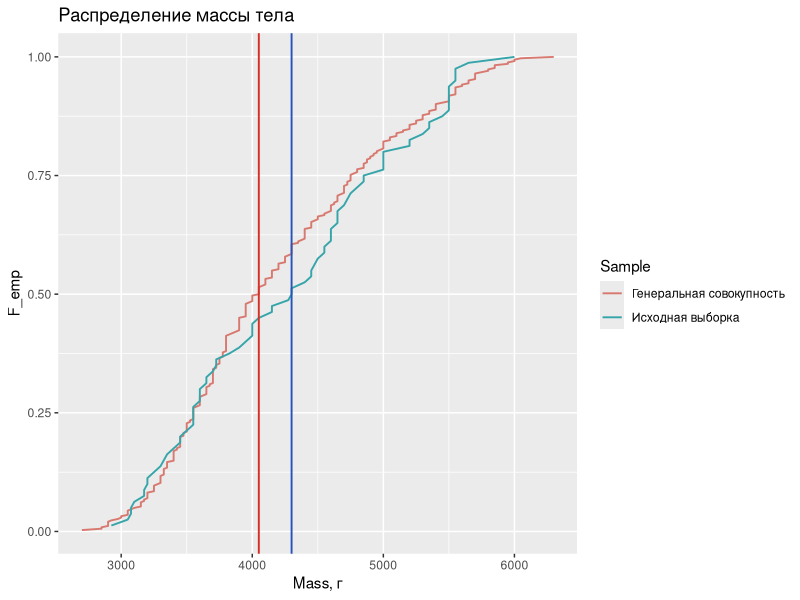
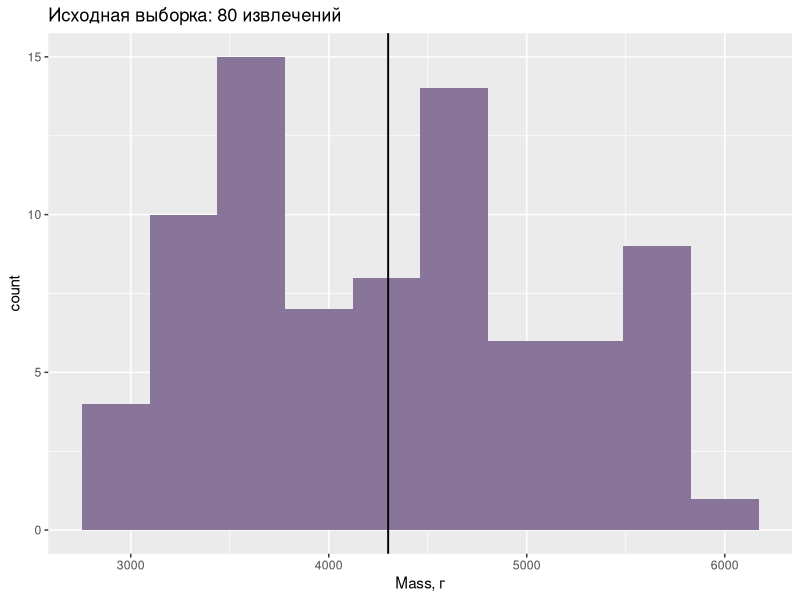
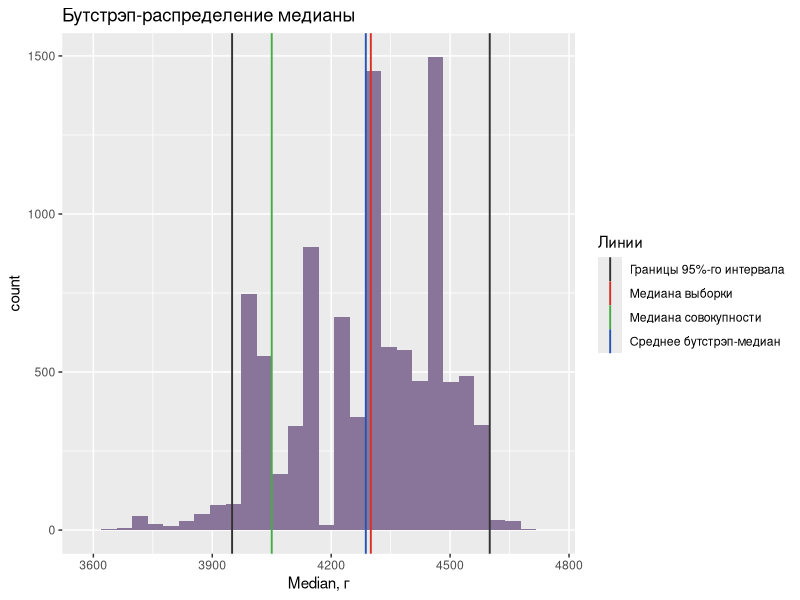
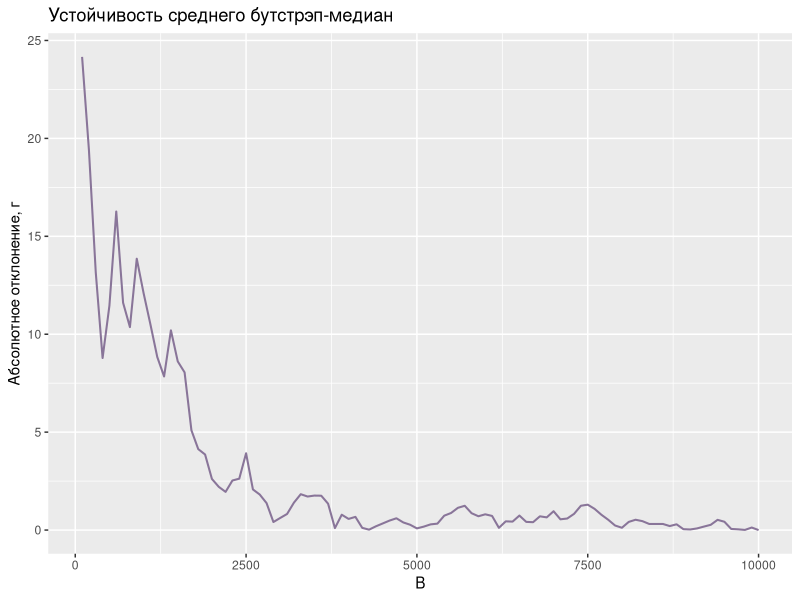
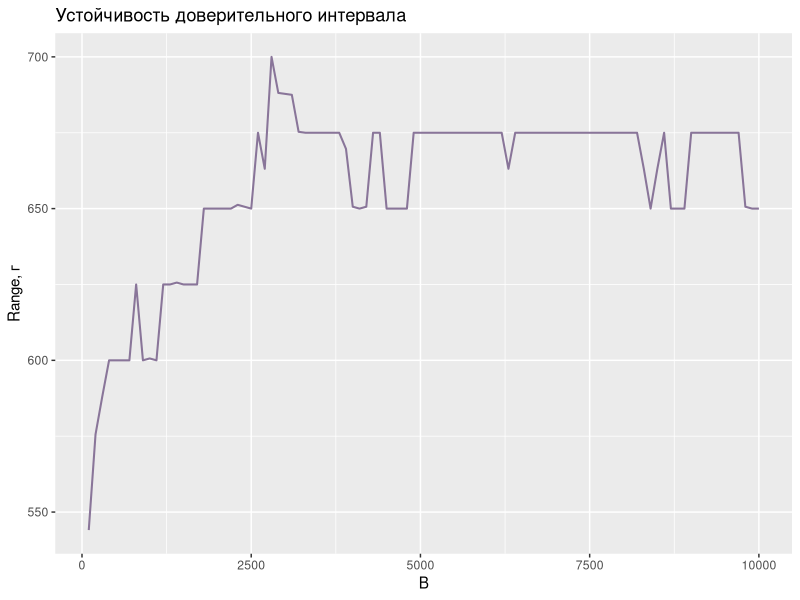
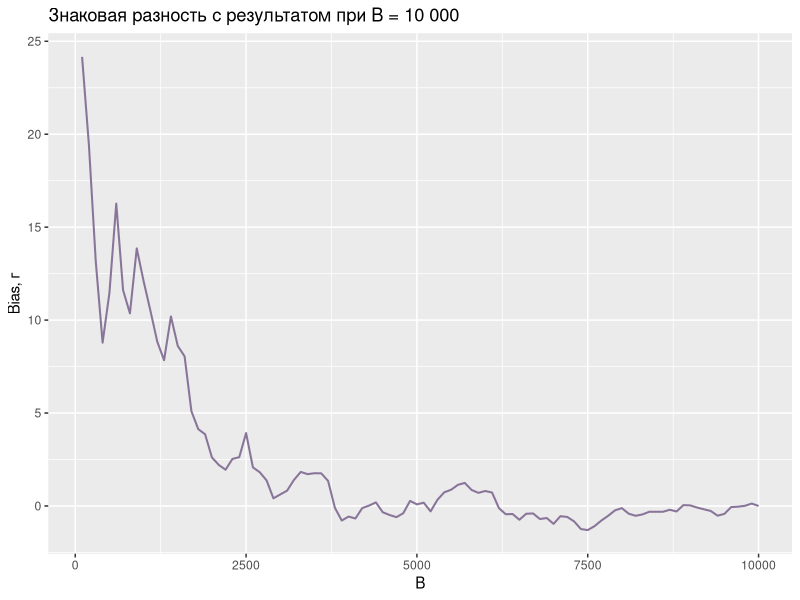

The R source for these figures, in order:
## ---- chunk 1
knitr::opts_chunk$set(echo = TRUE, message = FALSE, warning = TRUE,
                      fig.width = 10, fig.height = 6.3, dpi = 150,
                      dev = "png", dev.args = list(type = "cairo"))
options(scipen = 20)
## ---- chunk 2
# Эти пакеты устанавливаются один раз перед первой сборкой:
# install.packages(c("palmerpenguins", "ggplot2", "knitr", "rmarkdown"))
library(palmerpenguins)
library(ggplot2)

population <- as.data.frame(
  penguins[!is.na(penguins$body_mass_g), c("species", "body_mass_g")]
)
rownames(population) <- NULL

# Указываем алгоритмы генератора, чтобы повторить заданную серию.
RNGkind(kind = "Mersenne-Twister", normal.kind = "Inversion",
        sample.kind = "Rejection")
set.seed(2026)
start_rows <- sample.int(342, size = 80, replace = TRUE)
initial_sample <- population[start_rows, , drop = FALSE]

all_masses <- population$body_mass_g
observed_masses <- initial_sample$body_mass_g
population_median <- median(all_masses)
sample_median <- median(observed_masses)

stopifnot(nrow(population) == 342L, nrow(initial_sample) == 80L,
          !anyNA(observed_masses))

show_number <- function(x) {
  format(x, digits = 10, trim = TRUE, scientific = FALSE)
}
knitr::kable(data.frame(
  Показатель = c("Объем совокупности", "Объем исходной выборки",
                "Медиана совокупности, г", "Медиана исходной выборки, г"),
  Значение = c(length(all_masses), length(observed_masses),
              population_median, sample_median)
), row.names = FALSE)
## ---- chunk 3
distribution_data <- rbind(
  data.frame(Mass = sort(all_masses),
             F_emp = seq_along(all_masses) / length(all_masses),
             Sample = "Генеральная совокупность"),
  data.frame(Mass = sort(observed_masses),
             F_emp = seq_along(observed_masses) / length(observed_masses),
             Sample = "Исходная выборка")
)

# Сортируются только копии масс для рисунка; исходные таблицы не меняются.
ggplot(distribution_data, aes(x = Mass, y = F_emp, color = Sample)) +
  geom_line(linewidth = 0.65) +
  geom_vline(xintercept = population_median, color = "#d73027", linewidth = 0.65) +
  geom_vline(xintercept = sample_median, color = "#2853b9", linewidth = 0.65) +
  scale_color_manual(values = c("Генеральная совокупность" = "#d87970",
                                "Исходная выборка" = "#36a5aa")) +
  labs(title = "Распределение массы тела", x = "Mass, г", y = "F_emp",
       color = "Sample")
## ---- chunk 4
mass_bin_width <- diff(range(observed_masses)) / (10 - 1)
mass_limits <- seq(min(observed_masses) - mass_bin_width / 2,
                     max(observed_masses) + mass_bin_width / 2, length.out = 11)
hist_fill <- "#897599"

ggplot(data.frame(Mass = observed_masses), aes(x = Mass)) +
  geom_histogram(breaks = mass_limits, fill = hist_fill) +
  geom_vline(xintercept = sample_median, linewidth = 0.65) +
  labs(title = "Исходная выборка: 80 извлечений", x = "Mass, г", y = "count")
## ---- chunk 5
max_repeats <- 10000L
median_repeats <- numeric(max_repeats)

set.seed(2027)
for (iteration in seq_len(max_repeats)) {
  resample_rows <- sample.int(80, size = 80, replace = TRUE)
  bootstrap_sample <- initial_sample[resample_rows, , drop = FALSE]
  median_repeats[iteration] <- median(bootstrap_sample$body_mass_g)
}

stopifnot(length(median_repeats) == 10000L, all(is.finite(median_repeats)))
## ---- chunk 6
average_median <- mean(median_repeats)
median_se <- sd(median_repeats)
median_bias <- average_median - sample_median
percentile_interval <- quantile(median_repeats, probs = c(0.025, 0.975),
                     type = 7, names = FALSE)
interval_width <- percentile_interval[2] - percentile_interval[1]
contains_population <- population_median >= percentile_interval[1] && population_median <= percentile_interval[2]

main_results <- data.frame(
  Показатель = c("Среднее бутстрэп-медиан, г", "Стандартная ошибка, г",
                "Бутстрэп-смещение, г", "Нижняя граница интервала, г",
                "Верхняя граница интервала, г", "Ширина интервала, г"),
  Значение = sapply(c(average_median, median_se, median_bias, percentile_interval, interval_width),
                   show_number),
  check.names = FALSE
)
knitr::kable(main_results, row.names = FALSE)
## ---- chunk 7
median_bin_width <- diff(range(median_repeats)) / (30 - 1)
median_limits <- seq(min(median_repeats) - median_bin_width / 2,
                   max(median_repeats) + median_bin_width / 2, length.out = 31)
reference_lines <- data.frame(
  Value = c(percentile_interval, sample_median, average_median, population_median),
  Role = c("Границы 95%-го интервала", "Границы 95%-го интервала",
           "Медиана выборки", "Среднее бутстрэп-медиан", "Медиана совокупности")
)

ggplot(data.frame(Median = median_repeats), aes(x = Median)) +
  geom_histogram(breaks = median_limits, fill = hist_fill) +
  geom_vline(data = reference_lines, aes(xintercept = Value, color = Role),
             linewidth = 0.65) +
  scale_color_manual(values = c("Границы 95%-го интервала" = "#333333",
                                "Медиана выборки" = "#d73027",
                                "Среднее бутстрэп-медиан" = "#2853b9",
                                "Медиана совокупности" = "#44ad45")) +
  labs(title = "Бутстрэп-распределение медианы", x = "Median, г", y = "count",
       color = "Линии")
## ---- chunk 8
repeat_grid <- seq(100L, max_repeats, by = 100L)
stability_results <- data.frame(
  B = repeat_grid, Mean = NA_real_, Deviation = NA_real_, SE = NA_real_,
  Lower = NA_real_, Upper = NA_real_, Width = NA_real_, Signed = NA_real_
)

for (position in seq_along(repeat_grid)) {
  b <- repeat_grid[position]
  first_medians <- median_repeats[seq_len(b)]
  average <- mean(first_medians)
  bounds <- quantile(first_medians, c(0.025, 0.975), type = 7, names = FALSE)
  stability_results$Mean[position] <- average
  stability_results$Deviation[position] <- abs(average - average_median)
  stability_results$SE[position] <- sd(first_medians)
  stability_results$Lower[position] <- bounds[1]
  stability_results$Upper[position] <- bounds[2]
  stability_results$Width[position] <- bounds[2] - bounds[1]
  stability_results$Signed[position] <- average - average_median
}
## ---- chunk 9
ggplot(stability_results, aes(x = B, y = Deviation)) +
  geom_line(color = hist_fill, linewidth = 0.7) +
  labs(title = "Устойчивость среднего бутстрэп-медиан", x = "B",
       y = "Абсолютное отклонение, г")
## ---- chunk 10
ggplot(stability_results, aes(x = B, y = Width)) +
  geom_line(color = hist_fill, linewidth = 0.7) +
  labs(title = "Устойчивость доверительного интервала", x = "B", y = "Range, г")
## ---- chunk 11
report_sizes <- c(100, 1000, 2000, 5000, 10000)
report_rows <- stability_results[stability_results$B %in% report_sizes, ]
comparison_table <- data.frame(
  Показатель = c("Средняя бутстрэп-медиан, г", "Отклонение от B = 10 000, г",
                "Стандартная ошибка, г", "Нижняя граница интервала, г",
                "Верхняя граница интервала, г", "Ширина интервала, г"),
  check.names = FALSE
)
for (position in seq_len(nrow(report_rows))) {
  values <- c(report_rows$Mean[position], report_rows$Deviation[position], report_rows$SE[position],
              report_rows$Lower[position], report_rows$Upper[position], report_rows$Width[position])
  comparison_table[[as.character(report_rows$B[position])]] <-
    sapply(values, show_number)
}
knitr::kable(comparison_table, row.names = FALSE)
## ---- chunk 12
save_folder <- "results_Andreus"
dir.create(save_folder, showWarnings = FALSE, recursive = TRUE)
write.csv(data.frame(Repeat = seq_len(max_repeats), Median = median_repeats),
          file.path(save_folder, "bootstrap_medians.csv"), row.names = FALSE)
write.csv(stability_results, file.path(save_folder, "stability_all_B.csv"),
          row.names = FALSE)
write.csv(report_rows, file.path(save_folder, "control_values.csv"), row.names = FALSE)
write.csv(data.frame(Draw = seq_len(80), Population_row = start_rows,
                     initial_sample),
          file.path(save_folder, "initial_sample.csv"), row.names = FALSE)
## ---- chunk 13
ggplot(stability_results, aes(x = B, y = Signed)) +
  geom_line(color = hist_fill, linewidth = 0.7) +
  labs(title = "Знаковая разность с результатом при B = 10 000",
       x = "B", y = "Bias, г")
